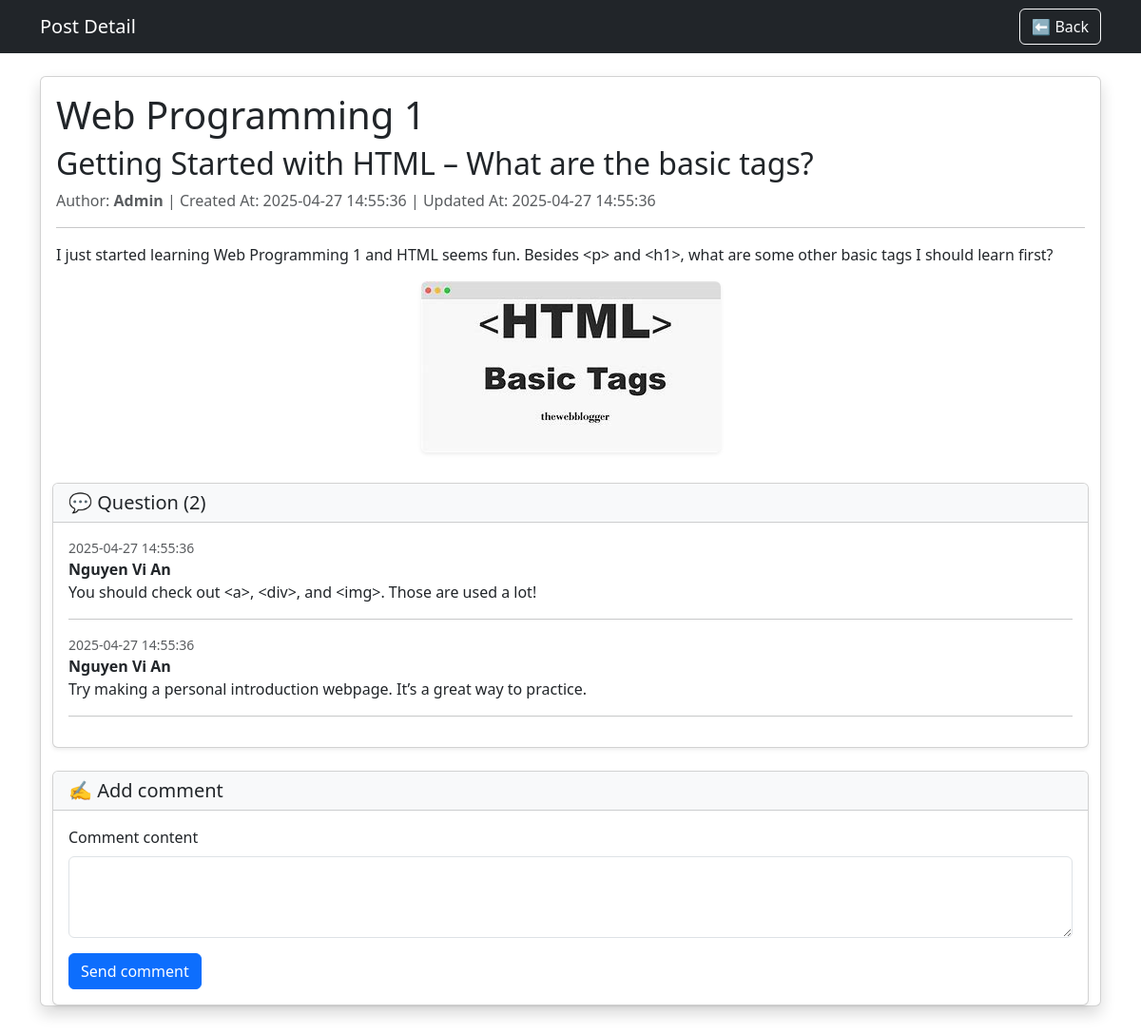
The app's page /view/post/post_detail.php?id=1 with its own data.
### tables this page shows
CREATE TABLE `post` (
  `id` int(11) NOT NULL,
  `studentId` int(11) NOT NULL,
  `title` varchar(255) NOT NULL,
  `createdAt` datetime DEFAULT current_timestamp(),
  `updatedAt` datetime DEFAULT current_timestamp() ON UPDATE current_timestamp(),
  `content` text NOT NULL,
  `likes` int(11) DEFAULT 0,
  `moduleId` int(11) NOT NULL,
  `picture` longblob DEFAULT NULL
);

CREATE TABLE `module` (
  `id` int(11) NOT NULL,
  `name` varchar(255) NOT NULL
);

CREATE TABLE `user` (
  `id` int(11) NOT NULL,
  `email` varchar(255) NOT NULL,
  `password` varchar(255) NOT NULL,
  `full_name` varchar(255) NOT NULL,
  `avatar` varchar(255) DEFAULT NULL,
  `class` varchar(100) DEFAULT NULL,
  `role` int(11) NOT NULL
);

CREATE TABLE `question` (
  `id` int(11) NOT NULL,
  `parentId` int(11) DEFAULT NULL,
  `studentId` int(11) NOT NULL,
  `postId` int(11) NOT NULL,
  `createdAt` datetime DEFAULT current_timestamp(),
  `updatedAt` datetime DEFAULT current_timestamp() ON UPDATE current_timestamp(),
  `content` text NOT NULL,
  `likes` int(11) DEFAULT 0
);

### database/Database.php (called while the page is built, shortened)
<?php
class Database
{
    function connect(): ?PDO
    {
        $host = "localhost";
        $dbname = "student_so";
        $username = "root";
        $password = "";
        try {
            $pdo = new PDO("mysql:host=$host;dbname=$dbname;charset=utf8", $username, $password);
            $pdo->setAttribute(PDO::ATTR_ERRMODE, PDO::ERRMODE_EXCEPTION);
            return $pdo;
        } catch (PDOException $e) {
            echo "connect failed: " . $e->getMessage();
        }
        return null;
    }
}

### services/ModuleService.php (called while the page is built, shortened)
<?php
class ModuleService
{
    private PDO $pdo;
    private string $tableName = "Module";
    public function __construct() {
        $database = new Database();
        $this->pdo = $database->connect();
    }
    public function getAllModules(): array
    {
        $sql = "SELECT * FROM {$this->tableName}";
        $stmt = $this->pdo->prepare($sql);
        $stmt->execute();
        $rows = $stmt->fetchAll();
        $modules =  array_map(function ($row) {
            $module = new Module();
            return $module->mapFromRow($row);
        },  $rows);
        return $modules;
    }
}

### model/Module.php (called while the page is built, shortened)
<?php
class Module
{
    public function mapFromRow(mixed $row): Module {
        $this->id = $row["id"];
        $this->name = $row["name"];
        return $this;
    }
}

### services/PostService.php (called while the page is built, shortened)
<?php
class PostService
{
    private PDO $pdo;
    private string $tableName = "Post";
    public function __construct()
    {
        $database = new Database();
        $this->pdo = $database->connect();
    }
    public function getPostById(int $id): Post{
        $sql = "SELECT * FROM {$this->tableName} WHERE id = :id";
        $stmt = $this->pdo->prepare($sql);
        $stmt->bindValue(":id", $id, PDO::PARAM_INT);
        $stmt->execute();
        $row = $stmt->fetch();
        $post = new Post();
        return $post->mapFromRow($row);
    }
}

### model/Post.php (called while the page is built, shortened)
<?php
#[AllowDynamicProperties] class Post
{
    public function mapFromRow(mixed $row): Post {
        $this->title = $row["title"];
        $this->createdAt = DateTime::createFromFormat('Y-m-d H:i:s', $row["createdAt"]);
        $this->updatedAt = DateTime::createFromFormat('Y-m-d H:i:s', $row["updatedAt"]);
        $this->content = $row["content"];
        $this->moduleId = $row["moduleId"];
        $this->picture = $row["picture"];
        return $this;
    }
}

### services/UserService.php (called while the page is built, shortened)
<?php
class UserService
{
    private PDO $pdo;
    private string $tableName = "User";
    public function __construct()
    {
        $database = new Database();
        $this->pdo = $database->connect();
    }
    public function getAllUser(): array
    {
        $sql = "SELECT * FROM {$this->tableName}";
        $stmt = $this->pdo->prepare($sql);
        $stmt->execute();
        $rows = $stmt->fetchAll();
        $users = array_map(function ($row) {
            $user = new User();
            return $user->mapFromRow($row);
        }, $rows);
        return $users;
    }
    public function getUserById(int $id): User
    {
        $sql = "SELECT * FROM {$this->tableName} WHERE id = :id";
        $stmt = $this->pdo->prepare($sql);
        $stmt->bindParam(':id', $id);
        $stmt->execute();
        $row = $stmt->fetch();
        $user = new User();
        return $user->mapFromRow($row);
    }
}

### model/User.php (called while the page is built, shortened)
<?php
class User
{
    public function mapFromRow(mixed $row): User {
        $this->id = $row["id"];
        $this->fullName = $row["full_name"];
        return $this;
    }
}

### services/QuestionService.php (called while the page is built, shortened)
<?php
class QuestionService
{
    private PDO $pdo;
    private string $tableName = "Question";
    public function __construct()
    {
        $database = new Database();
        $this->pdo = $database->connect();
    }
    public function getQuestionsById(int $id): ?array
    {
        $sql = "SELECT * FROM {$this->tableName} WHERE postId = :postId";
        $stmt = $this->pdo->prepare($sql);
        $stmt->bindValue(":postId", $id, PDO::PARAM_INT);
        $stmt->execute();
        $rows = $stmt->fetchAll();
        $questions = array_map(function ($row) {
            $question = new Question();
            return $question->mapFromRow($row);
        }, $rows);
        return $questions;
    }
}

### model/Question.php (called while the page is built, shortened)
<?php
class Question
{
    public function mapFromRow(mixed $row): Question {
        $this->studentId = $row["studentId"];
        $createdAt = DateTime::createFromFormat('Y-m-d H:i:s', $row["createdAt"]);
        $updatedAt = DateTime::createFromFormat('Y-m-d H:i:s', $row["updatedAt"]);
        $this->content = $row["content"];
        return $this;
    }
}

### view/post/post_detail.php (the view, shortened to what this page needs)
<?php
include "../../services/PostService.php";
include "../../services/ModuleService.php";
include "../../model/Module.php";
include "../../database/Database.php";
include '../../model/Post.php';
include '../../services/QuestionService.php';
include '../../model/Question.php';
include '../../services/UserService.php';
include '../../model/User.php';
$id = (int)$_GET['id'] ?? null;
$questionService = new QuestionService();
$questions = $questionService->getQuestionsById($id);
$postService = new PostService();
$post = $postService->getPostById($id);
$userService = new UserService();
$user = $userService->getUserById($post->studentId);
$users = $userService->getAllUser();
function GetUserNameById(array $users, int $id): string {
    $user = array_filter($users, fn($user) => $user->id == $id);
    return reset($user) !== null ? reset($user)->fullName : 'Not found';
}
$moduleService = new ModuleService();
$modules = $moduleService->getAllModules();
$moduleName = getModuleNameById($modules, $post->moduleId);
function GetModuleNameById(array $modules, int $moduleId): string
{
    $module = array_filter($modules, fn($module) => $module->id == $moduleId);
    return reset($module) !== null ? reset($module)->name : 'Not found';
}
?>
<!DOCTYPE html>
<html lang="vi">
<head>
    <link href="https://cdn.jsdelivr.net/npm/bootstrap@5.3.3/dist/css/bootstrap.min.css" rel="stylesheet">
</head>
<body>
<nav class="navbar navbar-expand-lg navbar-dark bg-dark mb-4">
    <div class="container">
        <a class="navbar-brand" href="#">Post Detail</a>
        <a class="btn btn-outline-light" href="../index.php">⬅ Back</a>
    </div>
</nav>
<div class="container">
    <div class="card shadow mb-5">
        <div class="card-body">
            <h1 class="card-module"><?= htmlspecialchars($moduleName) ?></h1>
            <h2 class="card-title"><?= htmlspecialchars($post->title)?></h2>
            <p class="text-muted">
                Author: <strong><?= htmlspecialchars($user->fullName) ?></strong> |
                Created At: <?= $post->createdAt->format('Y-m-d H:i:s') ?> |
                Updated At: <?= $post->updatedAt->format('Y-m-d H:i:s') ?>
            </p>
            <hr>
            <div class="card-text mb-3">
                <?= nl2br(htmlspecialchars($post->content)) ?>
            </div>
            <?php if (!empty($post->picture)): ?>
                <div class="text-center mb-3">
                    <img src="../../uploads/<?=$post->picture?>"
                         alt="Image" class="img-fluid rounded shadow-sm" style="max-height: 400px;">
                </div>
            <?php endif; ?>
        </div>
        <div class="container">
            <div class="card shadow-sm mb-3">
                <div class="card-header bg-light">
                    <h5 class="mb-0">💬 Question (<?= count($questions) ?>)</h5>
                </div>
                <div class="card-body">
                    <?php if (empty($questions)): ?>
                        <p class="text-muted">No comments yet.</p>
                    <?php else: ?>
                        <?php foreach ($questions as $question): ?>
                            <div class="mb-3">
                                <div class="d-flex justify-content-between">
                                    <small class="text-muted"><?= $post->createdAt->format('Y-m-d H:i:s') ?></small>
                                </div>
                                <strong><?= htmlspecialchars(GetUserNameById($users, $question->studentId)) ?></strong>
                                <p class="mb-1"><?= nl2br(htmlspecialchars($question->content)) ?></p>
                                <hr>
                            </div>
                        <?php endforeach; ?>
                    <?php endif; ?>
                </div>
            </div>
            <div class="card mt-4 shadow-sm">
                <div class="card-header bg-light">
                    <h5 class="mb-0">✍️ Add comment</h5>
                </div>
                <div class="card-body">
                    <form action="../../controller/question/AddController.php" method="POST">
                        <div class="mb-3">
                            <label for="commentContent" class="form-label">Comment content</label>
                            <textarea class="form-control" id="questionContent" name="content" rows="3" required></textarea>
                        </div>
                        <button type="submit" class="btn btn-primary">Send comment</button>
                    </form>
                </div>
            </div>
        </div>
    </div>
</div>
</body>
</html>

### records on screen
post: moduleId.name "Web Programming 1", title "Getting Started with HTML – What are the basic tags?", createdAt "2025-04-27 14:55:36", updatedAt "2025-04-27 14:55:36", content "I just started learning Web Programming 1 and HTML seems fun. Besides <p> and <h1>, what are some other basic tags I should learn first?", picture (picture)
user: full_name "Admin"
question: postId.createdAt "2025-04-27 14:55:36", studentId.full_name "Nguyen Vi An", content "You should check out <a>, <div>, and <img>. Those are used a lot!"
question: postId.createdAt "2025-04-27 14:55:36", studentId.full_name "Nguyen Vi An", content "Try making a personal introduction webpage. It’s a great way to practice."

### other values on screen
count($questions) "2"
